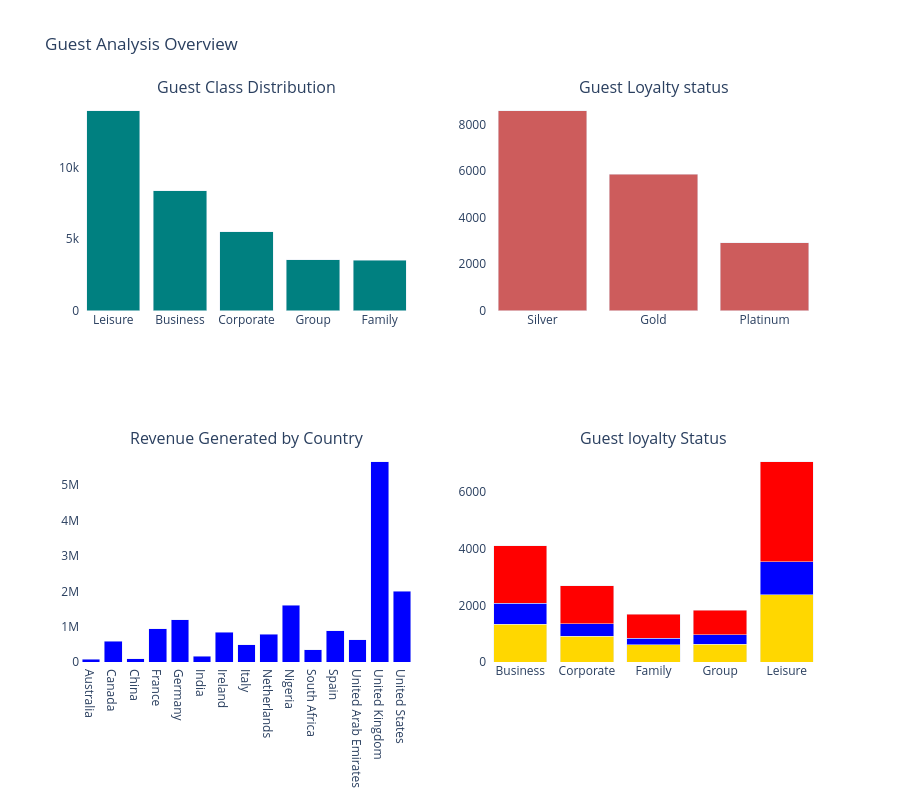

Notebook code cell kept with this figure:
### Code cell
####----------Visualization of Guest
fig = msub(rows =2,cols= 2, 
           subplot_titles= ("Guest Class Distribution", "Guest Loyalty status", "Revenue Generated by Country",
                            "Guest loyalty Status"),
           specs=[[{}, {}], [{}, {}]])

## Add Charts
fig.add_trace(go.Bar(x= cust_type['customer_type'], y = cust_type['count'], name = 'Counts', marker_color = 'teal'), row = 1, col = 1)
fig.add_trace(go.Bar(x= ly_status['loyalty_status'], y = ly_status['count'], name = 'Counts', marker_color ='indianred'), row = 1, col = 2)
fig.add_trace(go.Bar(x= cn_revenue['country'], y = cn_revenue['total_amount'], name = 'Revenue', marker_color = 'blue'), row = 2, col = 1)
# Row 2, col 2: one Bar trace per loyalty status, stacked
colors = ['gold', 'blue', 'red', 'green', 'gray']
for color, (status, grp) in zip(colors, cust_status.groupby('loyalty_status')):
    fig.add_trace(go.Bar(x=grp['customer_type'], y=grp['count'], name=status, marker_color=color),
        row=2, col=2)

fig.update_layout(plot_bgcolor="white", paper_bgcolor="white",
                  height = 800, title_text = 'Guest Analysis Overview', barmode= 'stack', showlegend = False)

### Figure 1 — Plotly figure (JSON) as saved in the notebook; plotly's stock layout.template omitted (floating-point values rounded to 4 significant figures)
{"data": [{"marker": {"color": "teal"}, "name": "Counts", "type": "bar", "x": ["Leisure", "Business", "Corporate", "Group", "Family"], "xaxis": "x", "y": [14000, 8404, 5517, 3564, 3515], "yaxis": "y"}, {"marker": {"color": "indianred"}, "name": "Counts", "type": "bar", "x": ["Silver", "Gold", "Platinum"], "xaxis": "x2", "y": [8605, 5857, 2923], "yaxis": "y2"}, {"marker": {"color": "blue"}, "name": "Revenue", "type": "bar", "x": ["Australia", "Canada", "China", "France", "Germany", "India", "Ireland", "Italy", "Netherlands", "Nigeria", "South Africa", "Spain", "United Arab Emirates", "United Kingdom", "United States"], "xaxis": "x3", "y": [79590.0, 588700.0, 91380.0, 942400.0, 1196000.0, 169300.0, 840100.0, 493300.0, 783900.0, 1605000.0, 340900.0, 889200.0, 631700.0, 5664000.0, 1997000.0], "yaxis": "y3"}, {"marker": {"color": "gold"}, "name": "Gold", "type": "bar", "x": ["Business", "Corporate", "Family", "Group", "Leisure"], "xaxis": "x4", "y": [1336, 907, 603, 632, 2379], "yaxis": "y4"}, {"marker": {"color": "blue"}, "name": "Platinum", "type": "bar", "x": ["Business", "Corporate", "Family", "Group", "Leisure"], "xaxis": "x4", "y": [744, 450, 244, 326, 1159], "yaxis": "y4"}, {"marker": {"color": "red"}, "name": "Silver", "type": "bar", "x": ["Business", "Corporate", "Family", "Group", "Leisure"], "xaxis": "x4", "y": [2026, 1329, 845, 876, 3529], "yaxis": "y4"}], "layout": {"annotations": [{"font": {"size": 16}, "showarrow": false, "text": "Guest Class Distribution", "x": 0.225, "xanchor": "center", "xref": "paper", "y": 1, "yanchor": "bottom", "yref": "paper"}, {"font": {"size": 16}, "showarrow": false, "text": "Guest Loyalty status", "x": 0.775, "xanchor": "center", "xref": "paper", "y": 1, "yanchor": "bottom", "yref": "paper"}, {"font": {"size": 16}, "showarrow": false, "text": "Revenue Generated by Country", "x": 0.225, "xanchor": "center", "xref": "paper", "y": 0.375, "yanchor": "bottom", "yref": "paper"}, {"font": {"size": 16}, "showarrow": false, "text": "Guest loyalty Status", "x": 0.775, "xanchor": "center", "xref": "paper", "y": 0.375, "yanchor": "bottom", "yref": "paper"}], "barmode": "stack", "height": 800, "paper_bgcolor": "white", "plot_bgcolor": "white", "showlegend": false, "title": {"text": "Guest Analysis Overview"}, "xaxis": {"anchor": "y", "domain": [0, 0.45]}, "xaxis2": {"anchor": "y2", "domain": [0.55, 1]}, "xaxis3": {"anchor": "y3", "domain": [0, 0.45]}, "xaxis4": {"anchor": "y4", "domain": [0.55, 1]}, "yaxis": {"anchor": "x", "domain": [0.625, 1]}, "yaxis2": {"anchor": "x2", "domain": [0.625, 1]}, "yaxis3": {"anchor": "x3", "domain": [0, 0.375]}, "yaxis4": {"anchor": "x4", "domain": [0, 0.375]}}}
